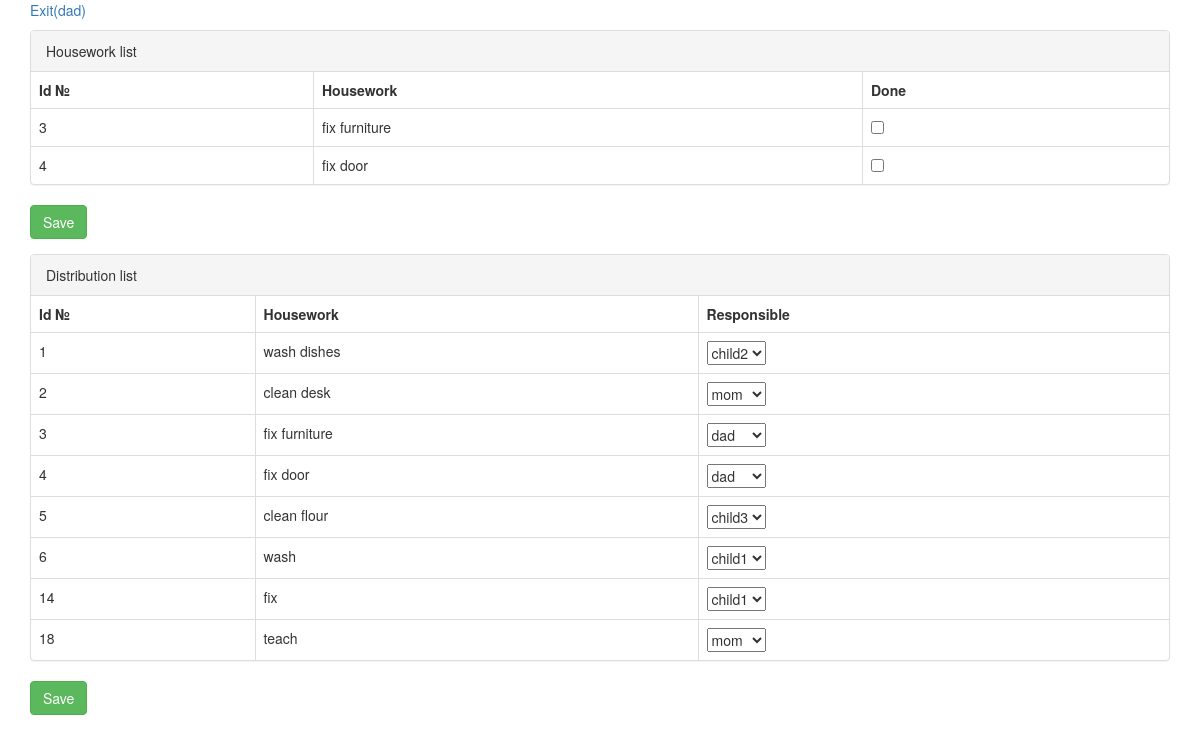
Screenshot of /housework.php (signed in) with the database file from the repository.
### tables this page shows
CREATE TABLE IF NOT EXISTS `housework` (
  `housework_id` int(10) unsigned NOT NULL,
  `content` varchar(255) NOT NULL,
  `responsible` varchar(255) DEFAULT NULL,
  `done` tinyint(1) unsigned NOT NULL DEFAULT '0'
);

### HouseworkDB.php (called while the page is built, shortened)
<?php
class HouseworkDB{
    private $pdo;
    public function __construct(){
        $this->pdo = new PDO("mysql:host=localhost;dbname=absoluteTest", "root", "");
    }
    public function getHousework($name){
        $stmt = $this->pdo->prepare("SELECT * FROM housework WHERE responsible = :name  AND done = 0 ");
        $stmt->execute(['name' => $name]);
        return $stmt->fetchAll(PDO::FETCH_ASSOC);
    }
    public function getDistributeHousework(){
        $stmt = $this->pdo->prepare("SELECT * FROM housework WHERE done = 0 ");
        $stmt->execute();
        return $stmt->fetchAll(PDO::FETCH_ASSOC);
    }
    public function getResponsible(){
        $stmt = $this->pdo->prepare("SELECT name FROM user");
        $stmt->execute();
        return $stmt->fetchAll(PDO::FETCH_COLUMN);
    }
}

### distribute.inc.php (the view, shortened to what this page needs)
<?php
$distribute_arr = $housework->getDistributeHousework();
$responsible = $housework->getResponsible();
?>
<div class="distribute">
    <form method="POST" action="<?php echo $_SERVER['PHP_SELF']; ?>">
        <div class="panel panel-default">
             <div class="panel-heading">Distribution list</div>
            <table class="table table-bordered">
                <tr>
                    <th>Id №</th>
                    <th>Housework</th>
                    <th>Responsible</th>
                </tr>
                    <?php
                    foreach($distribute_arr as $item){
                        ?>
                        <tr> <td><?= $item['housework_id']?></td>
                            <td><?= $item['content']?></td>
                            <td>
                                <select name="<?= $item['housework_id']?>">
                                    <?php
                                    foreach ($responsible as $person){
                                        ?>
                                        <option value="<?= $person?>"
                                            <?php if($person == $item['responsible']){
                                                ?>
                                                selected
                                                <?php
                                            }
                                            ?>
                                        >
                                            <?= $person?>
                                        </option>
                                        <?php
                                    }
                                    ?>
                                </select>
                                <br></td>
                        </tr>
                        <?php
                    }
                    ?>
            </table>
        </div>
        <button type="submit" name="submit2" class="btn btn-success">Save</button>
     </form>
</div>

### housework.php (shortened to what this page needs)
<?php
$name = $_COOKIE['name'];
$role = $_COOKIE['role'];
require_once "HouseworkDB.php";
$housework = new HouseworkDB();
?>
<!DOCTYPE html>
<html>
<head>
    <link rel="stylesheet" type="text/css" href="https://maxcdn.bootstrapcdn.com/bootstrap/3.3.7/css/bootstrap.min.css">
    <link href="style/style.css" rel="stylesheet">
</head>
<body>
<div class="container">
    <header><p><a href="exit.php">Exit(<?php echo $name; ?>)</a></p></header>
        <?php
        if(!empty($name)){
            include "get_housework.inc.php";
        }
        if($role == 'mother'){
            include "uploadFile.inc.php";
        }elseif($role == 'father'){
            include "distribute.inc.php";
        }
    ?>
</div>
</body>
</html>

### get_housework.inc.php (shortened to what this page needs)
<?php
$housework_arr = $housework->getHousework($name);
?>
<div class="housework">
    <form method="POST" action="<?php echo $_SERVER['PHP_SELF']; ?>">
    <div class="panel panel-default">
        <div class="panel-heading">Housework list</div>
        <table class="table table-bordered">
            <tr>
                <th>Id №</th>
                <th>Housework</th>
                <th>Done</th>
            </tr>
                <?php
                foreach($housework_arr as $item){
                    ?>
                    <tr> <td><?= $item['housework_id']?></td>
                        <td><?= $item['content']?></td>
                        <td><input type="checkbox" name='<?=$item['housework_id']?>' value="1"></td>
                    </tr>
                    <?php
                }
                ?>
        </table>
    </div>
    <div class="form-group">
        <button type="submit" name="submit" class="btn btn-success">Save</button>
    </div>
    </form>
</div>

### rows the page displays
housework: housework_id "3", content "fix furniture", responsible+housework_id "dad"
housework: housework_id "4", content "fix door", responsible+housework_id "dad"
housework: housework_id "1", content "wash dishes", responsible+housework_id "child2"
housework: housework_id "2", content "clean desk", responsible+housework_id "mom"
housework: housework_id "5", content "clean flour", responsible+housework_id "child3"
housework: housework_id "6", content "wash", responsible+housework_id "child1"
housework: housework_id "14", content "fix", responsible+housework_id "child1"
housework: housework_id "18", content "teach", responsible+housework_id "mom"

### other values shown
$name "dad"
